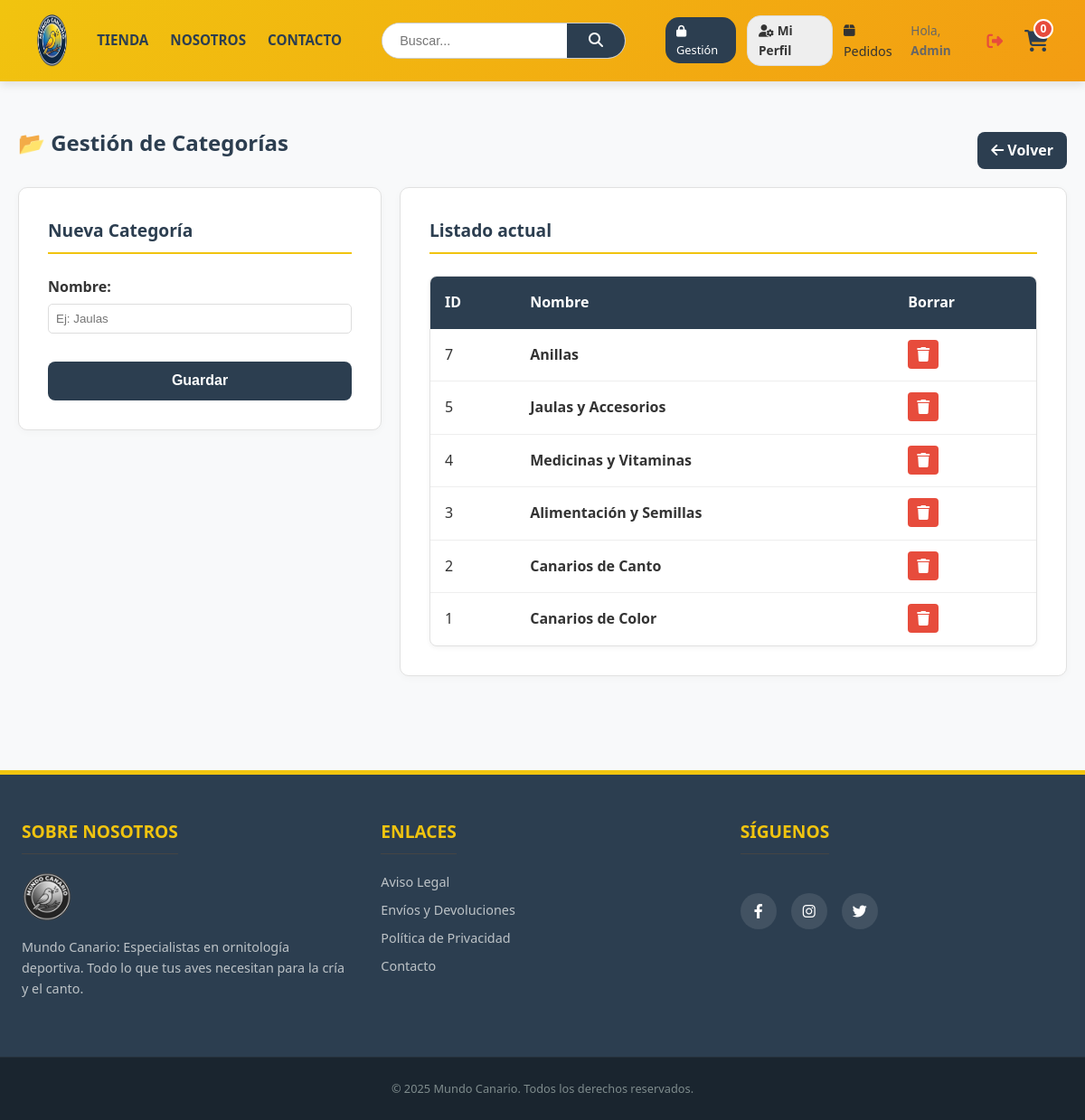
/admin/categorias.php (signed in), run on the app's committed database.
### tables this page shows
CREATE TABLE `categorias` (
  `id` int(11) NOT NULL AUTO_INCREMENT,
  `nombre` varchar(100) NOT NULL,
  `activo` tinyint(1) DEFAULT 1,
  PRIMARY KEY (`id`)
);

### admin/categorias.php (the view, shortened to what this page needs)
<?php
require_once '../config/db.php';
$sql = "SELECT * FROM categorias ORDER BY id DESC";
$stmt = $pdo->prepare($sql);
$stmt->execute();
$categorias = $stmt->fetchAll();
require_once '../views/header.php';
?>
<div class="container" style="display: block; margin-top: 40px;">
    <div style="display:flex; justify-content:space-between; align-items:center; margin-bottom: 20px;">
        <h2 style="color: var(--dark);">📂 Gestión de Categorías</h2>
        <a href="index.php" class="form-btn" style="width:auto; padding: 8px 15px; text-decoration:none;">
            <i class="fa-solid fa-arrow-left"></i> Volver
        </a>
    </div>
    <div style="display: flex; flex-wrap: wrap; gap: 20px;">
        <div class="box" style="flex: 1; min-width: 300px; height: fit-content;">
            <h3>Nueva Categoría</h3>
            <form action="../actions/acciones.php" method="POST">
                <div class="form-group" style="margin-bottom: 15px;">
                    <label style="display:block; margin-bottom:5px; font-weight:bold;">Nombre:</label>
                    <input type="text" name="nombre" required placeholder="Ej: Jaulas" style="width:100%; padding:8px; border:1px solid #ddd; border-radius:5px;">
                </div>
                <button type="submit" class="form-btn" style="width:100%;">Guardar</button>
            </form>
        </div>
        <div class="box" style="flex: 2; min-width: 300px;">
            <h3>Listado actual</h3>
            <?php if(count($categorias) > 0): ?>
                <table class="admin-table">
                    <thead>
                        <tr>
                            <th>ID</th>
                            <th>Nombre</th>
                            <th>Borrar</th>
                        </tr>
                    </thead>
                    <tbody>
                        <?php foreach ($categorias as $cat): ?>
                        <tr>
                            <td><?= $cat['id'] ?></td>
                            <td><strong><?= htmlspecialchars($cat['nombre']) ?></strong></td>
                            <td>
                                <a href="../actions/acciones.php?accion=borrar_categoria&id=<?= $cat['id'] ?>"
                                   style="background: #e74c3c; color: white; padding: 5px 10px; border-radius: 4px; text-decoration: none;"
                                   onclick="return confirm('¿Seguro que quieres borrar la categoría <?= htmlspecialchars($cat['nombre']) ?>?');">
                                    <i class="fa-solid fa-trash"></i>
                                </a>
                            </td>
                        </tr>
                        <?php endforeach; ?>
                    </tbody>
                </table>
            <?php else: ?>
                <p style="padding: 10px; color: #777;">Aún no hay categorías creadas.</p>
            <?php endif; ?>
        </div>
    </div>
</div>
<?php require_once '../views/footer.php'; ?>

### assets/css/estilos.css (style rules this page uses)
:root { --primary: #f1c40f; --secondary: #f39c12; --dark: #2c3e50; --light: #ffffff; --bg: #f8f9fa; --border: #e1e1e1; --text: #333; --danger: #e74c3c; }
* { box-sizing: border-box; margin: 0; padding: 0; }
body { font-family: 'Segoe UI', Arial, sans-serif; font-size: 1rem; background-color: var(--bg); color: var(--text); display: flex; flex-direction: column; min-height: 100vh; line-height: 1.6; }
a { text-decoration: none; color: inherit; transition: 0.3s; }
.container { max-width: 1200px; margin: 2.5rem auto; padding: 0 1.25rem; display: flex; gap: 2rem; flex: 1; width: 100%; }
.form-btn { background-color: var(--dark); color: white; border: none; padding: 0.8rem; width: 100%; border-radius: 0.5rem; font-size: 1rem; font-weight: bold; cursor: pointer; transition: background 0.3s; margin-top: 1rem; }
.box { background: var(--light); padding: 2rem; border-radius: 10px; border: 1px solid var(--border); box-shadow: 0 2px 8px rgba(0,0,0,0.03); }
.box h3 { margin-bottom: 1.5rem; padding-bottom: 0.5rem; border-bottom: 2px solid var(--primary); color: var(--dark); font-size: 1.2rem; }
.admin-table { width: 100%; border-collapse: separate; border-spacing: 0; background: var(--light); border-radius: 8px; overflow: hidden; border: 1px solid var(--border); margin-top: 1rem; box-shadow: 0 2px 5px rgba(0,0,0,0.05); }
.admin-table th { background-color: var(--dark); color: var(--light); padding: 1rem; text-align: left; }
.admin-table td { padding: 1rem; border-bottom: 1px solid #eee; }
.admin-table tr:last-child td { border-bottom: none; }
.form-group { margin-bottom: 1rem; }
.form-group label { display: block; margin-bottom: 0.5rem; font-weight: bold; }
.form-group input { width: 100%; padding: 0.8rem; border: 1px solid #ccc; border-radius: 5px; }

### data on the page
categorias: id "7", nombre "Anillas"
categorias: id "5", nombre "Jaulas y Accesorios"
categorias: id "4", nombre "Medicinas y Vitaminas"
categorias: id "3", nombre "Alimentación y Semillas"
categorias: id "2", nombre "Canarios de Canto"
categorias: id "1", nombre "Canarios de Color"

### other printed values
$_SESSION['nombre'] "Admin"
$total "0"
